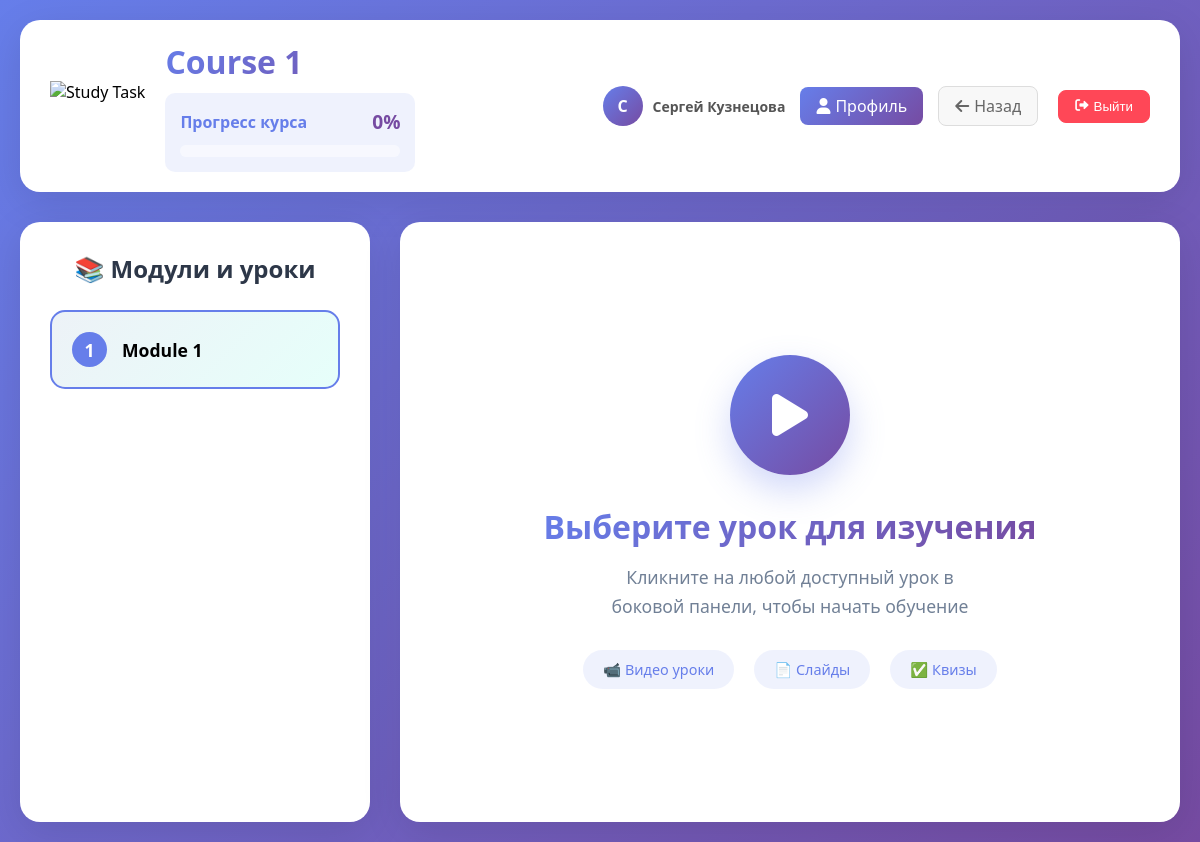
Page /course/4/ (signed in) on the committed database.
### courses/models.py (models this page shows, shortened)
class Course(models.Model):
    title = models.CharField(max_length=100)
    description = models.TextField()
    modules = models.ManyToManyField('Module', blank=True)
    course_code = models.CharField(max_length=5, blank=True, unique=True)
    students = models.ManyToManyField('Student', related_name='enrolled_courses', blank=True)
    teacher = models.ForeignKey('Teacher', on_delete=models.SET_NULL, null=True, blank=True, related_name='courses', verbose_name='Преподаватель')
    image = models.ImageField(upload_to='image/', null=True, blank=True)  # Новое поле для изображения
    stars = models.IntegerField(default=5, verbose_name='Звёзды за курс', help_text='Количество звёзд, которые получит студент за завершение курса')

class User(AbstractUser):
    is_student = models.BooleanField(default=False)
    is_admin = models.BooleanField(default=False)
    is_teacher = models.BooleanField(default=False)
    groups = models.ManyToManyField(
        Group,
        related_name='custom_user_set',
        blank=True,
        help_text='The groups this user belongs to.',
        verbose_name='groups'
    )
    user_permissions = models.ManyToManyField(
        Permission,
        related_name='custom_user_permissions_set',
        blank=True,
        help_text='Specific permissions for this user.',
        verbose_name='user permissions'
    )
    class Meta:
        verbose_name = 'User'
        verbose_name_plural = 'Users'

class Module(models.Model):
    title = models.CharField(max_length=100)
    lessons = models.ManyToManyField(Lesson)
    description = models.TextField(null=True, blank=True, default="")
    quizzes = models.ManyToManyField(Quiz, blank=True)  # Связь с квизами

### courses/views.py (the view, shortened to what this page needs)
# urls.py: path('course/<int:course_id>/', views.course_detail, name='course_detail'),
@login_required
def course_detail(request, course_id):
    course = get_object_or_404(Course, id=course_id)
    quiz_results = {}
    for module in course.modules.all():
        for quiz in module.quizzes.all():
            result = QuizAttempt.objects.filter(student__user=request.user, quiz=quiz).order_by('-attempt_number').first()
            if result:
                quiz_results[quiz.id] = {
                    'score': result.score,
                    'passed': result.passed,
                    'percent': result.score
                }
    student_progress = StudentProgress.objects.filter(user=request.user, course=course).first()
    completed_lessons = set()
    if student_progress:
        completed_lessons = set(student_progress.completed_lessons.values_list('id', flat=True))
    module_progress = {}
    for module in course.modules.all():
        lessons = list(module.lessons.all())
        if lessons:
            completed = sum(1 for lesson in lessons if lesson.id in completed_lessons)
            percent = int((completed / len(lessons)) * 100)
        else:
            percent = 0
        module_progress[module.id] = percent
    next_lesson_id_by_module = {}
    for module in course.modules.all():
        for lesson in module.lessons.all():
            if lesson.id not in completed_lessons:
                next_lesson_id_by_module[module.id] = lesson.id
                break
    all_lesson_slides_data = {}
    for module in course.modules.all():
        for lesson in module.lessons.all():
            if lesson.slides.exists():
                slides_urls = [slide.image.url for slide in lesson.slides.all().order_by('order')]
                all_lesson_slides_data[lesson.id] = slides_urls
    completed_modules_ids = set()
    if student_progress:
        completed_modules_ids = set(student_progress.completed_modules.values_list('id', flat=True))
    modules = list(course.modules.all())
    unlocked_modules_ids = []
    for idx, module in enumerate(modules):
        if idx == 0:
            unlocked_modules_ids.append(module.id)
        elif modules[idx-1].id in completed_modules_ids:
            unlocked_modules_ids.append(module.id)
        elif module.id in completed_modules_ids:
            unlocked_modules_ids.append(module.id)
    completed_lessons = set()
    if student_progress:
        completed_lessons = set(student_progress.completed_lessons.values_list('id', flat=True))
    module_can_be_completed = {}
    for module in modules:
        all_lessons = list(module.lessons.all())
        all_quizzes = list(module.quizzes.all())
        all_lessons_completed = all([lesson.id in completed_lessons for lesson in all_lessons]) if all_lessons else True
        all_quizzes_passed = True
        for quiz in all_quizzes:
            result = quiz_results.get(quiz.id)
            if not result or not result.get('passed'):
                all_quizzes_passed = False
                break
        module_can_be_completed[module.id] = all_lessons_completed and all_quizzes_passed and (module.id not in completed_modules_ids)
    progress = 0
    course_completed = False
    can_leave_feedback = False
    existing_feedback = None
    if hasattr(request.user, 'student'):
        student = request.user.student
        progress = student.calculate_progress(course)
        course_completed = course.is_completed_by(student)
        can_leave_feedback = course_completed and not course.has_feedback_from(student)
        existing_feedback = CourseFeedback.objects.filter(student=student, course=course).first()
    return render(request, 'courses/course_detail.html', {
        'course': course,
        'quiz_results': quiz_results,
        'student_progress': student_progress,
        'completed_lessons': completed_lessons,
        'module_progress': module_progress,
        'next_lesson_id_by_module': next_lesson_id_by_module,
        'all_lesson_slides_data': all_lesson_slides_data, # Передаем данные о слайдах
        'completed_modules_ids': completed_modules_ids,
        'unlocked_modules_ids': unlocked_modules_ids,
        'module_can_be_completed': module_can_be_completed,
        'course_progress': progress,
        'course_completed': course_completed,
        'can_leave_feedback': can_leave_feedback,
        'existing_feedback': existing_feedback,
    })

### courses/templatetags/course_extras.py (called while the page is built)
@register.filter
def get_item(dictionary, key):
    if dictionary is None:
        return 0
    return dictionary.get(key, 0)

### courses/templates/courses/course_detail.html (shortened to what this page needs)
{% load static %}
{% load course_filters %}
{% load course_extras %}
<!DOCTYPE html>
<html lang="ru">
<head>
    <link href="https://cdnjs.cloudflare.com/ajax/libs/font-awesome/6.0.0/css/all.min.css" rel="stylesheet">
</head>
<body>
    <div class="container">
        <div class="header">
            <div class="header-left">
                <img src="/media/image/Study_Task.png" alt="Study Task" class="logo">
                <div>
                    <h1 class="course-title">{{ course.title }}</h1>
                    <div class="progress-section">
                        <div class="progress-header">
                            <span class="progress-title">Прогресс курса</span>
                            <span class="progress-percent">{{ course_progress|default:0 }}%</span>
                        </div>
                        <div class="progress-bar">
                        </div>
                    </div>
                </div>
            </div>
            <div class="header-right">
                <div class="user-info">
                    <div class="user-avatar">
                        {% if user.first_name %}{{ user.first_name|first }}{% else %}{{ user.username|first|upper }}{% endif %}
                    </div>
                    <div>
                        <div style="font-size: 14px; color: #555;">
                            {% if user.first_name and user.last_name %}
                                {{ user.first_name }} {{ user.last_name }}
                            {% else %}
                                {{ user.username }}
                            {% endif %}
                        </div>
                    </div>
                </div>
                <a href="{% url 'student_profile' %}" class="header-button profile-btn">
                    <i class="fas fa-user"></i>
                    Профиль
                </a>
                <a href="{% url 'student_page' %}" class="header-button logout-btn" style="margin-right: 5px;">
                    <i class="fas fa-arrow-left"></i>
                    Назад
                </a>
                <form method="post" action="{% url 'logout' %}" style="display: inline;">
                    <button type="submit" class="header-button logout-btn" style="background: #ff4757; color: white; border: 1px solid #ff4757;">
                        <i class="fas fa-sign-out-alt"></i>
                        Выйти
                    </button>
                </form>
            </div>
        </div>
        <div class="main-content">
            <div class="sidebar">
                <h2 class="sidebar-title">📚 Модули и уроки</h2>
                {% for module in course.modules.all %}
                <div class="module {% if module.id in completed_modules_ids %}completed{% elif module.id not in unlocked_modules_ids %}locked{% else %}current{% endif %}">
                    <div class="module-header" onclick="toggleModule({{ module.id }})">
                        <div class="module-icon">
                            {% if module.id in completed_modules_ids %}✓{% elif module.id not in unlocked_modules_ids %}🔒{% else %}{{ forloop.counter }}{% endif %}
                        </div>
                        <div class="module-title">{{ module.title }}</div>
                    </div>
                </div>
                {% endfor %}
            </div>
            <div class="content-area">
                <div class="welcome-screen" id="welcome-screen">
                    <div class="welcome-icon">
                        <i class="fas fa-play"></i>
                    </div>
                    <h2 class="welcome-title">Выберите урок для изучения</h2>
                    <p class="welcome-text">Кликните на любой доступный урок в боковой панели, чтобы начать обучение</p>
                    <div class="features">
                        <div class="feature">📹 Видео уроки</div>
                        <div class="feature">📄 Слайды</div>
                        <div class="feature">✅ Квизы</div>
                    </div>
                </div>
            </div>
        </div>
    </div>
</body>
</html>

### courses/templates/courses/course_detail.html (style rules this page uses)
* { margin: 0; padding: 0; box-sizing: border-box; }
body { font-family: 'Segoe UI', Tahoma, Geneva, Verdana, sans-serif; background: linear-gradient(135deg, #667eea 0%, #764ba2 100%); min-height: 100vh; }
.container { max-width: 1400px; margin: 0 auto; padding: 20px; }
.header { background: white; border-radius: 20px; padding: 20px 30px; margin-bottom: 30px; box-shadow: 0 10px 40px rgba(0,0,0,0.1); display: flex; justify-content: space-between; align-items: center; }
.header-left { display: flex; align-items: center; gap: 20px; }
.header-right { display: flex; align-items: center; gap: 15px; }
.logo { height: 50px; width: auto; object-fit: contain; user-select: none; -webkit-user-select: none; -moz-user-select: none; -ms-user-select: none; pointer-events: none; }
.user-info { display: flex; align-items: center; gap: 10px; color: #333; font-weight: 600; }
.user-avatar { width: 40px; height: 40px; border-radius: 50%; background: linear-gradient(135deg, #667eea, #764ba2); display: flex; align-items: center; justify-content: center; color: white; font-weight: bold; }
.header-button { padding: 8px 16px; border: none; border-radius: 8px; font-weight: 500; text-decoration: none; display: inline-flex; align-items: center; gap: 5px; transition: all 0.3s ease; cursor: pointer; }
.profile-btn { background: linear-gradient(135deg, #667eea, #764ba2); color: white; }
.logout-btn { background: #f8f8f8; color: #666; border: 1px solid #ddd; }
.course-title { font-size: 2rem; font-weight: 700; background: linear-gradient(135deg, #667eea, #764ba2); -webkit-background-clip: text; -webkit-text-fill-color: transparent; margin: 0; }
.progress-section { background: rgba(102, 126, 234, 0.1); border-radius: 10px; padding: 15px; margin-top: 10px; min-width: 250px; }
.progress-header { display: flex; justify-content: space-between; align-items: center; margin-bottom: 10px; }
.progress-title { font-size: 1rem; font-weight: 600; color: #667eea; }
.progress-percent { font-size: 1.2rem; font-weight: 700; color: #764ba2; }
.progress-bar { background: rgba(255,255,255,0.5); height: 12px; border-radius: 25px; overflow: hidden; }
.main-content { display: grid; grid-template-columns: 400px 1fr; gap: 30px; height: calc(100vh - 200px); }
.sidebar { background: white; border-radius: 20px; padding: 30px; box-shadow: 0 10px 40px rgba(0,0,0,0.1); overflow-y: auto; }
.sidebar-title { font-size: 1.5rem; font-weight: 600; color: #2d3748; margin-bottom: 25px; text-align: center; }
.module { margin-bottom: 25px; border-radius: 15px; overflow: hidden; border: 2px solid #e2e8f0; transition: all 0.3s ease; }
.module.current { border-color: #667eea; background: linear-gradient(135deg, #edf2f7, #e6fffa); }
.module-header { padding: 20px; font-weight: 600; font-size: 1.1rem; display: flex; align-items: center; gap: 15px; cursor: pointer; transition: background 0.3s ease; }
.module-icon { width: 35px; height: 35px; border-radius: 50%; display: flex; align-items: center; justify-content: center; color: white; font-weight: bold; flex-shrink: 0; }
.module.current .module-icon { background: #667eea; }
.content-area { background: white; border-radius: 20px; padding: 40px; box-shadow: 0 10px 40px rgba(0,0,0,0.1); display: flex; flex-direction: column; align-items: center; justify-content: center; }
.welcome-screen { text-align: center; color: #718096; }
.welcome-icon { width: 120px; height: 120px; background: linear-gradient(135deg, #667eea, #764ba2); border-radius: 50%; display: flex; align-items: center; justify-content: center; margin: 0 auto 30px; box-shadow: 0 15px 35px rgba(102, 126, 234, 0.3); }
.welcome-icon i { font-size: 3rem; color: white; }
.welcome-title { font-size: 2rem; font-weight: 600; margin-bottom: 15px; background: linear-gradient(135deg, #667eea, #764ba2); -webkit-background-clip: text; -webkit-text-fill-color: transparent; }
.welcome-text { font-size: 1.1rem; line-height: 1.6; max-width: 400px; margin: 0 auto 30px; }
.features { display: flex; gap: 20px; flex-wrap: wrap; justify-content: center; }
.feature { padding: 10px 20px; background: rgba(102, 126, 234, 0.1); border-radius: 25px; color: #667eea; font-weight: 500; font-size: 0.9rem; }
@media (max-width: 1200px) { .main-content { grid-template-columns: 350px 1fr; } }

### rows in the picture
Course: title "Course 1"
User: first_name|first "С", first_name "Сергей", last_name "Кузнецова"
Module: title "Module 1"

### other values in the picture
{{ course_progress|default:0 }} "0"
